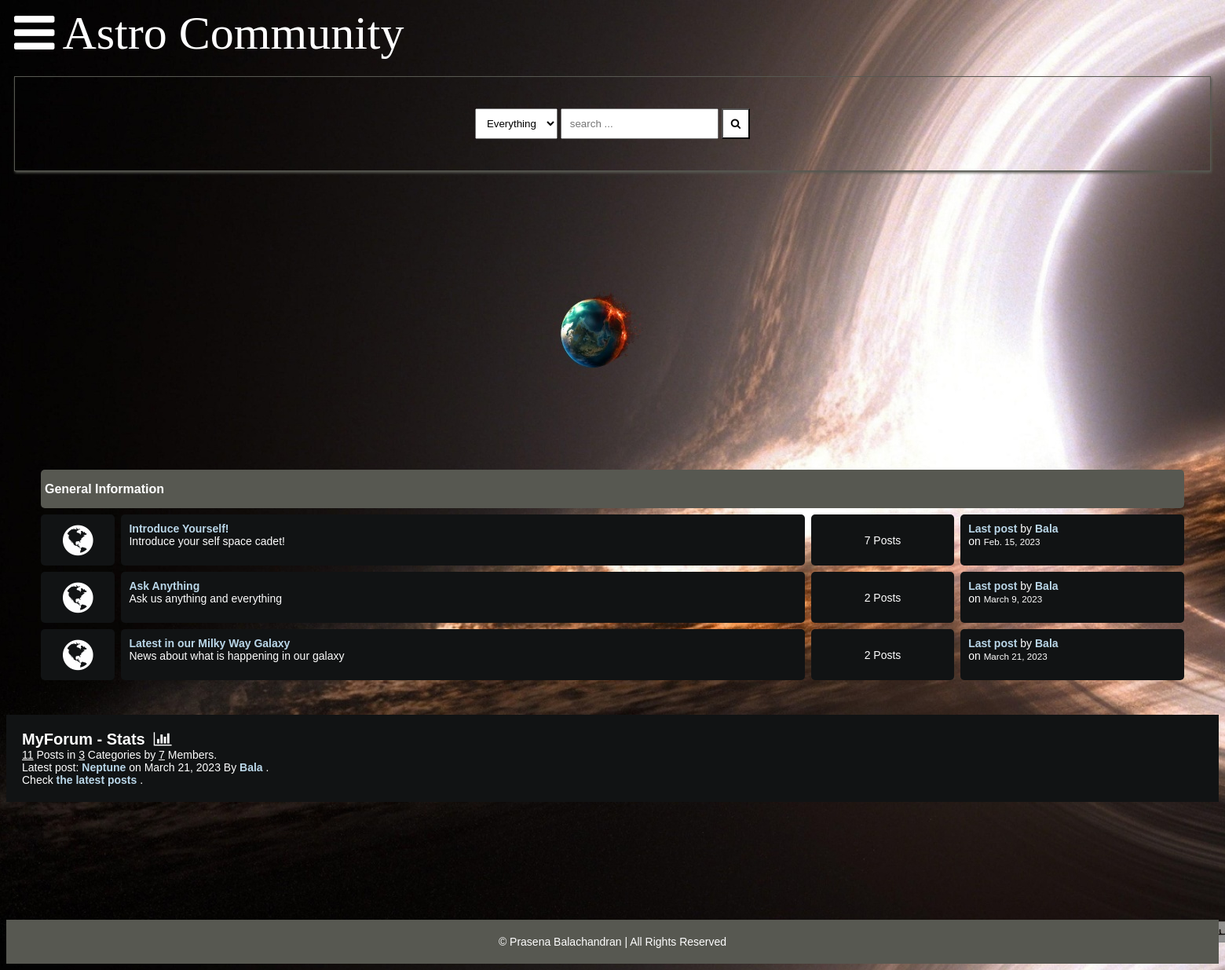
The app's page /, older data.
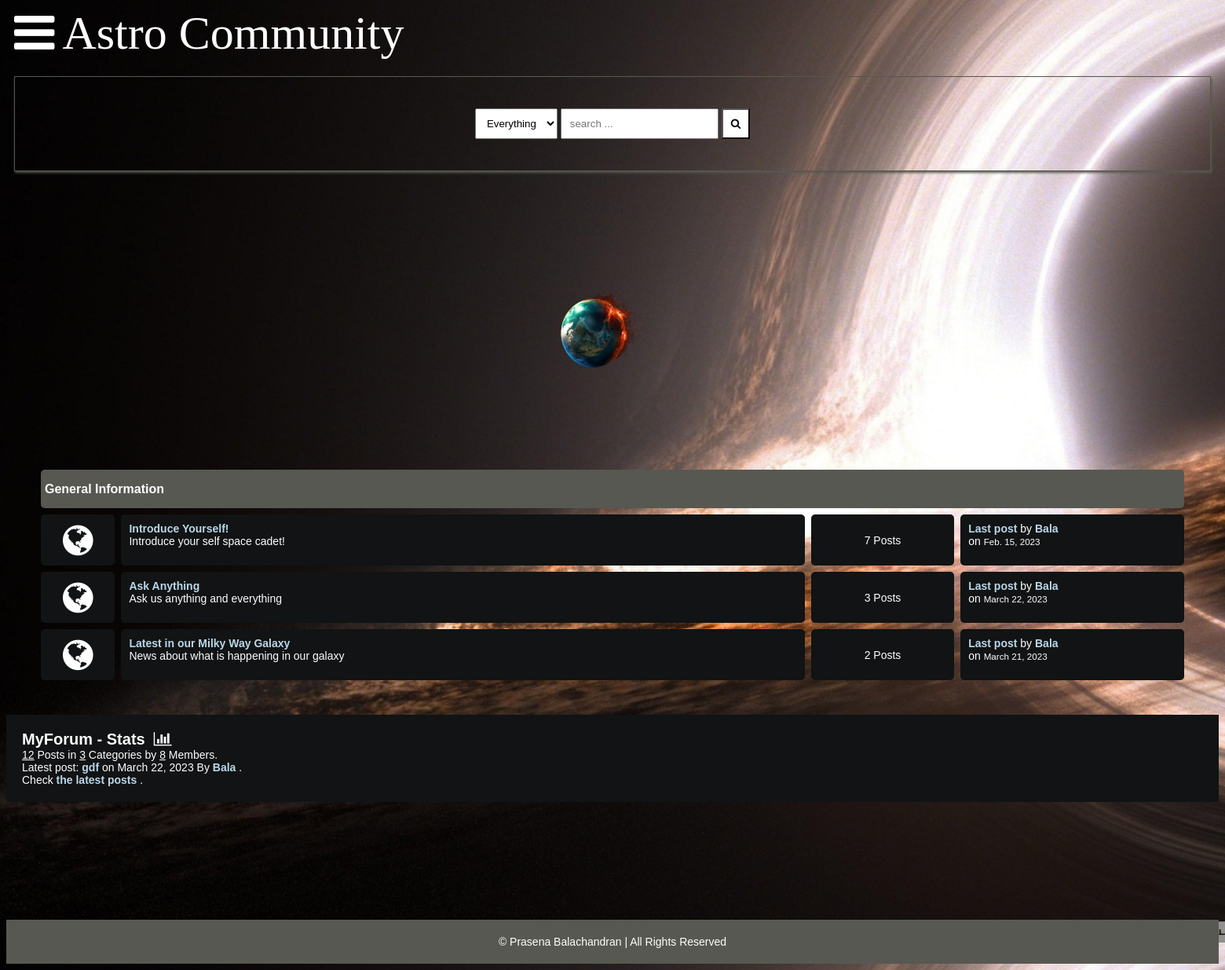
The same page, newer data.
### main/models.py (models this page shows, shortened)
class Category(models.Model):
    title = models.CharField(max_length=50)
    slug = models.SlugField(max_length=400, unique=True, blank=True)
    description = models.TextField(default="description")
    class Meta:
        verbose_name_plural = "categories"
    def get_url(self):
        return reverse("posts", kwargs={"slug": self.slug})
    @property
    def num_posts(self):
        return Post.objects.filter(categories=self).count()
    @property
    def last_post(self):
        return Post.objects.filter(categories=self).latest("date")

class Post(models.Model):
    title = models.CharField(max_length=400)
    slug = models.SlugField(max_length=400, unique=True, blank=True)
    user = models.ForeignKey(Author, on_delete=models.CASCADE)
    content = HTMLField()
    categories = models.ManyToManyField(Category)
    date = models.DateTimeField(auto_now_add=True)
    approved = models.BooleanField(default=False)
    hit_count_generic = GenericRelation(
        HitCount,
        object_id_field="object_pk",
        related_query_name="hit_count_generic_relation",
    )
    tags = TaggableManager()
    comments = models.ManyToManyField(Comment, blank=True)
    closed = models.BooleanField(default=False)
    state = models.CharField(max_length=40, default="zero")
    def get_url(self):
        return reverse("detail", kwargs={"slug": self.slug})

class Author(models.Model):
    user = models.ForeignKey(User, on_delete=models.CASCADE)
    fullname = models.CharField(max_length=40, blank=True)
    slug = slug = models.SlugField(max_length=400, unique=True, blank=True)
    bio = HTMLField()
    points = models.IntegerField(default=0)
    profile_pic = ResizedImageField(
        size=[50, 80],
        quality=100,
        upload_to="authors",
        default=None,
        null=True,
        blank=True,
    )

### main/views.py (the view)
# urls.py: path("", home, name="home"),
def home(request):
    forums = Category.objects.all()
    num_posts = Post.objects.all().count()
    num_users = User.objects.all().count()
    num_categories = forums.count()
    try:
        last_post = Post.objects.latest("date")
    except Post.DoesNotExist:
        last_post = []
    context = {
        "forums": forums,
        "num_posts": num_posts,
        "num_users": num_users,
        "num_categories": num_categories,
        "last_post": last_post,
        "title": "ASTRO forum app"
    }
    return render(request, "index.html", context)

### main/context_processors.py (called while the page is built, shortened)
def searchFunction(request):
    search_context = {}
    posts = Post.objects.all()
    return search_context

### templates/index.html
{% extends 'base.html' %} {% block content %}
<div class="container">
	<div class="video-wrapper">
		<video playsinline autoplay muted loop>
			<source src="static/assets/videos/moon.mp4" type="video/webm" >
		</video>
	</div>
	<div class="subforum">
		<div class="subforum-title">
			<h1>General Information</h1>
		</div>
		{% for forum in forums %}
		<div class="subforum-row">
			<div class="subforum-icon subforum-column center">
				<i class="fa fa-globe center"></i>
			</div>
			<div class="subforum-description subforum-column">
				<h4><a href="{{forum.get_url}}">{{forum.title}}</a></h4>
				<p>{{forum.description}}</p>
			</div>
			<div class="subforum-stats subforum-column center">
				<span>{{forum.num_posts}} Posts</span>
			</div>
			<div class="subforum-info subforum-column">
				<b><a href="{{forum.last_post.get_url}}">Last post</a></b> by <a href="">{{forum.last_post.user.fullname|title}}</a> <br >
				on <small>{{forum.last_post.date|date}}</small>
			</div>
		</div>
		{% endfor %}
	</div>
</div>
<div class="forum-info">
	<div class="chart">MyForum - Stats &nbsp;<i class="fa fa-bar-chart"></i></div>
	<span><u>{{num_posts}}</u> Posts in <u>{{num_categories}}</u> Categories by <u>{{num_users}}</u> Members.</span><br >
	{% if forums %}
	<span>
		Latest post: <b><a href="{{last_post.get_url}}">{{last_post.title}}</a></b> on {{last_post.date|date}} By <a href="">{{last_post.user.fullname|title}}</a>
	</span>
	.<br >
	<span>Check <a href="{% url 'latest_posts' %}">the latest posts</a> .</span><br >
	{% endif %}
</div>
{% endblock content %}

Row changes from the older to the newer data that the page shows:
no longer on this page (row unchanged): Post: title "Neptune", date "March 21, 2023", user.fullname "Bala"
computed for Category "Ask Anything": num_posts "2" → "3"; last_post "March 9, 2023" → "March 22, 2023"
added Post: title "gdf", date "March 22, 2023", user.fullname "Bala"
Text that changed along with them:
{{ num_posts }}: "11" → "12"
{{ num_users }}: "7" → "8"
